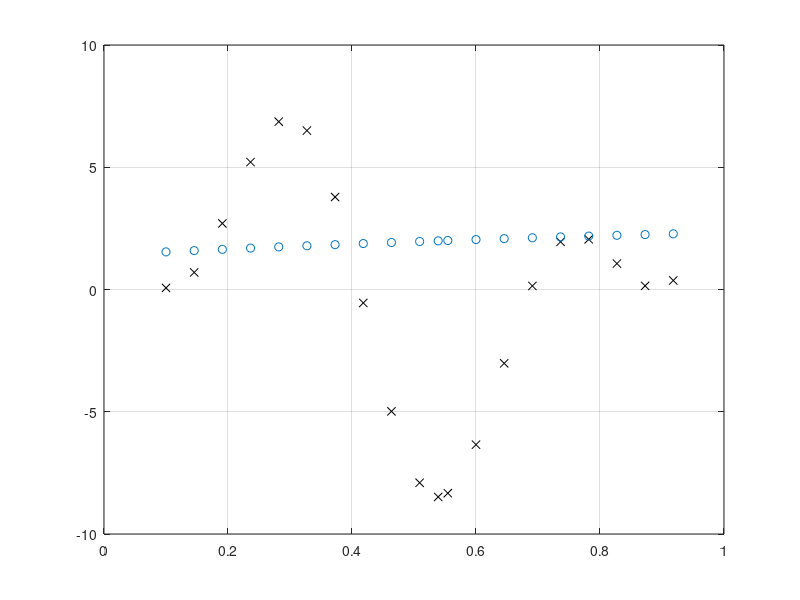

MATLAB code for this plot:
clc;

    % žingsnis:
    n = 0.3;

% Aproksimavimo intervalas:
x = 0.1:1/22:1;
fprintf("x:"); disp(x);

% Aproksimuojamoji funkcija (tikrosios vertės):
d = 5*sin(8*x) + 4*cos(16*x + pi/3);
fprintf("d:"); disp(d);

plot(x, d, 'kx'); grid;

% Pasirenku naudoti 4 neuronų paslėptąjį sl.

% Pradines koeficientų reikšmes imu atsitiktines:
w1_11_n0 = rand(1);  b1_1_n0  = rand(1);
w1_21_n0 = rand(1);  b1_2_n0  = rand(1);
w1_31_n0 = rand(1);  b1_3_n0  = rand(1);
w1_41_n0 = rand(1);  b1_4_n0  = rand(1);
w1_51_n0 = rand(1);  b1_5_n0  = rand(1);
w1_61_n0 = rand(1);  b1_6_n0  = rand(1);

w2_11_n0 = rand(1);
w2_12_n0 = rand(1);
w2_13_n0 = rand(1);
w2_14_n0 = rand(1);
w2_15_n0 = rand(1);
w2_16_n0 = rand(1);
b2_1_n0  = rand(1);

% Skaičiuoju tinklo atsaką,
y = zeros(1, length(x));
% ... ir kiekvienos iteracijos klaidas,
e = zeros(1, length(x));

for i=1:length(x)
    % paslėptojo sl. neuronų įėjimai:
    v1 = x(i) * w1_11_n0 + b1_1_n0;
    v2 = x(i) * w1_21_n0 + b1_2_n0;
    v3 = x(i) * w1_31_n0 + b1_3_n0;
    v4 = x(i) * w1_41_n0 + b1_4_n0;
    v5 = x(i) * w1_51_n0 + b1_5_n0;
    v6 = x(i) * w1_61_n0 + b1_6_n0;

    % ... jų išėjimai:
    y1 = tanh(v1);
    y2 = tanh(v2);
    y3 = tanh(v3);
    y4 = tanh(v4);
    y5 = tanh(v5);
    y6 = tanh(v6);

    % iš. sl. neurono išėjimas:
    y(i) = y1 * w2_11_n0 + ...
           y2 * w2_12_n0 + ...
           y3 * w2_13_n0 + ...
           y4 * w2_14_n0 + ...
           y5 * w2_15_n0 + ...
           y6 * w2_16_n0 + ...
                b2_1_n0;

    % iteracijos klaida:
    e(i) = d(i) - y(i);

    % sumatoriaus aktyvavimo funkcija = v;
    % jos išvestinė (pagal v) = 1;

    % imame tikslo funkciją = e^2/2;
    % jos išvestinė (pagal e) = e;

    % išėjimo sl. gradientas:
    delta2 = 1 * e(i);

    % išėjimo sl. koeficientai (tikslinimas):
    w2_11_n1 = w2_11_n0 + n * delta2 * y1;
    w2_12_n1 = w2_12_n0 + n * delta2 * y2;
    w2_13_n1 = w2_13_n0 + n * delta2 * y3;
    w2_14_n1 = w2_14_n0 + n * delta2 * y4;
    w2_15_n1 = w2_15_n0 + n * delta2 * y5;
    w2_16_n1 = w2_16_n0 + n * delta2 * y6;
    b2_1_n1  = b2_1_n0  + n * delta2;

    % paslėptojo sl. gradientai:
        % phi(v)=tanh(v) išvestinė (pagal v) = (1 - y * y);
    delta1_1 = (1 - y1 * y1) * delta2 * w2_11_n0;
    delta1_2 = (1 - y2 * y2) * delta2 * w2_12_n0;
    delta1_3 = (1 - y3 * y3) * delta2 * w2_13_n0;
    delta1_4 = (1 - y4 * y4) * delta2 * w2_14_n0;
    delta1_5 = (1 - y5 * y5) * delta2 * w2_15_n0;
    delta1_6 = (1 - y6 * y6) * delta2 * w2_16_n0;

    % paslėptojo sl. koeficientai (tikslinimas):
    w1_11_n0 = w1_11_n0 + n * delta1_1 * x(i);
    w1_21_n0 = w1_21_n0 + n * delta1_2 * x(i);
    w1_31_n0 = w1_31_n0 + n * delta1_3 * x(i);
    w1_41_n0 = w1_41_n0 + n * delta1_4 * x(i);
    w1_51_n0 = w1_51_n0 + n * delta1_5 * x(i);
    w1_61_n0 = w1_61_n0 + n * delta1_6 * x(i);

    b1_1_n0  = b1_1_n0  + n * delta1_1;
    b1_2_n0  = b1_2_n0  + n * delta1_2;
    b1_3_n0  = b1_3_n0  + n * delta1_3;
    b1_4_n0  = b1_4_n0  + n * delta1_4;
    b1_5_n0  = b1_5_n0  + n * delta1_5;
    b1_6_n0  = b1_6_n0  + n * delta1_6;

    % atnaujintus koeficientus įrašome į senųjų vietą (jau nebeverta saugoti):
    w2_11_n0 = w2_11_n1;
    w2_12_n0 = w2_12_n1;
    w2_13_n0 = w2_13_n1;
    w2_14_n0 = w2_14_n1;
    w2_15_n0 = w2_15_n1;
    w2_16_n0 = w2_16_n1;
    b2_1_n0  = b2_1_n1;

    %% galimai šito nereikės, kadangi gradientų skaičiavimui reikalingos
    %% senosios w-vertės panaudotos prieš jų atnaujinimą
    %% (sugrupavus delta1_* skaičiavimus kartu, aukščiau).
    %% w1_11_n0 = w1_11_n1;
end

fprintf("y:"); disp(y);
fprintf("e:"); disp(e);

% patikrinkime perceptrono veiksnumą:

x(i) = 0.539; % tada y turėtų būti:
d(i) = 5*sin(8*x(i)) + 4*cos(16*x(i) + pi/3); % -8.484;

for i=1:length(x)
    % paslėptojo sl. neuronų įėjimai:
    v1 = x(i) * w1_11_n0 + b1_1_n0;
    v2 = x(i) * w1_21_n0 + b1_2_n0;
    v3 = x(i) * w1_31_n0 + b1_3_n0;
    v4 = x(i) * w1_41_n0 + b1_4_n0;
    v5 = x(i) * w1_51_n0 + b1_5_n0;
    v6 = x(i) * w1_61_n0 + b1_6_n0;

    % ... jų išėjimai:
    y1 = tanh(v1);
    y2 = tanh(v2);
    y3 = tanh(v3);
    y4 = tanh(v4);
    y5 = tanh(v5);
    y6 = tanh(v6);

    % iš. sl. neurono išėjimas:
    y(i) = y1 * w2_11_n0 + ...
           y2 * w2_12_n0 + ...
           y3 * w2_13_n0 + ...
           y4 * w2_14_n0 + ...
           y5 * w2_15_n0 + ...
           y6 * w2_16_n0 + ...
                b2_1_n0;

    % iteracijos klaida:
    e(i) = d(i) - y(i);
end

plot(x, d, 'kx', x, y, 'o'); grid;

fprintf("x = %f, d = %f, aproksimuotas y = %f, paklaida e = %f.\n", x(i), d(i), y(i), e(i));
%
% Ištaisius grubią klaidą reikalai pagerėjo:
% x = 0.761200, d = 2.198011, aproksimuotas y = 2.259677, paklaida e = -0.061666.
%
% Bet kitame taške jau vėl blogai:
% x = 0.539000, d = -8.483715, aproksimuotas y = 2.197730, paklaida e = -10.681445.

fprintf("Pabaiga.\n");
